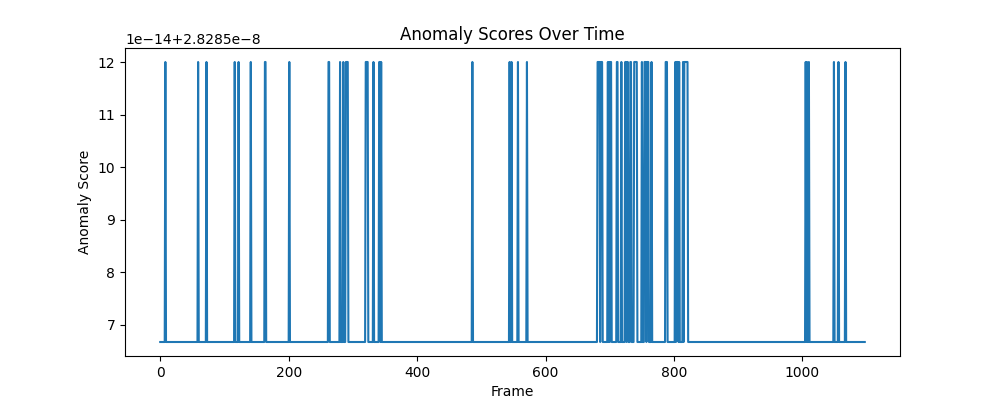
#> input picture Figure_1.png, 1000 x 400 px
$ python mk_video.py
#> lines starting #> are read from the running program, lines starting #| are printed output that depends on the picture
import cv2
import numpy as np
import matplotlib.pyplot as plt
from matplotlib.animation import FuncAnimation
import os
from PIL import Image

# 비디오 파일 경로와 그래프 이미지 경로 설정
video_path = 'test.avi'
graph_image_path = 'Figure_1.png'
output_video_path = 'output.mp4'

# 비디오 캡처 설정
cap = cv2.VideoCapture(video_path)
total_frames = int(cap.get(cv2.CAP_PROP_FRAME_COUNT))
fps = cap.get(cv2.CAP_PROP_FPS)
duration = total_frames / fps

# 그래프 이미지 로드
graph_img = Image.open(graph_image_path)
#> graph_img is the input picture: PIL image 1000x400 RGBA; mean R, G, B, A 229.8, 238.5, 244.6, 255
graph_img = np.array(graph_img)

# Matplotlib 설정
fig, (ax1, ax2) = plt.subplots(2, 1, figsize=(10, 8))

# 첫 번째 서브플롯에 비디오 프레임 표시
ax1.set_title('Video')
video_frame = ax1.imshow(np.zeros((480, 640, 3), dtype=np.uint8))

# 두 번째 서브플롯에 그래프 이미지 표시
ax2.set_title('Graph')
ax2.imshow(graph_img)
vertical_line = ax2.axvline(x=0, color='r', linestyle='--')

# 그래프 초기화 함수
def init_graph():
    vertical_line.set_xdata([0])
    return video_frame, vertical_line

# 임시 디렉토리 생성
temp_dir = 'temp_frames'
os.makedirs(temp_dir, exist_ok=True)

# 프레임 업데이트 함수
def update(frame):
    # 비디오 프레임 읽기
    ret, video_img = cap.read()
    if not ret:
        cap.set(cv2.CAP_PROP_POS_FRAMES, 0)
        ret, video_img = cap.read()

    # 비디오 프레임 업데이트
    video_frame.set_data(cv2.cvtColor(video_img, cv2.COLOR_BGR2RGB))

    # 그래프 업데이트 (세로선 이동)
    vertical_line.set_xdata([frame * (graph_img.shape[1] / total_frames)])

    # 현재 프레임 저장
    plt.savefig(os.path.join(temp_dir, f'frame_{frame:05d}.png'))

    return video_frame, vertical_line

# 애니메이션 생성
ani = FuncAnimation(fig, update, frames=total_frames, init_func=init_graph, blit=True, interval=1000/fps)

plt.tight_layout()
plt.show()
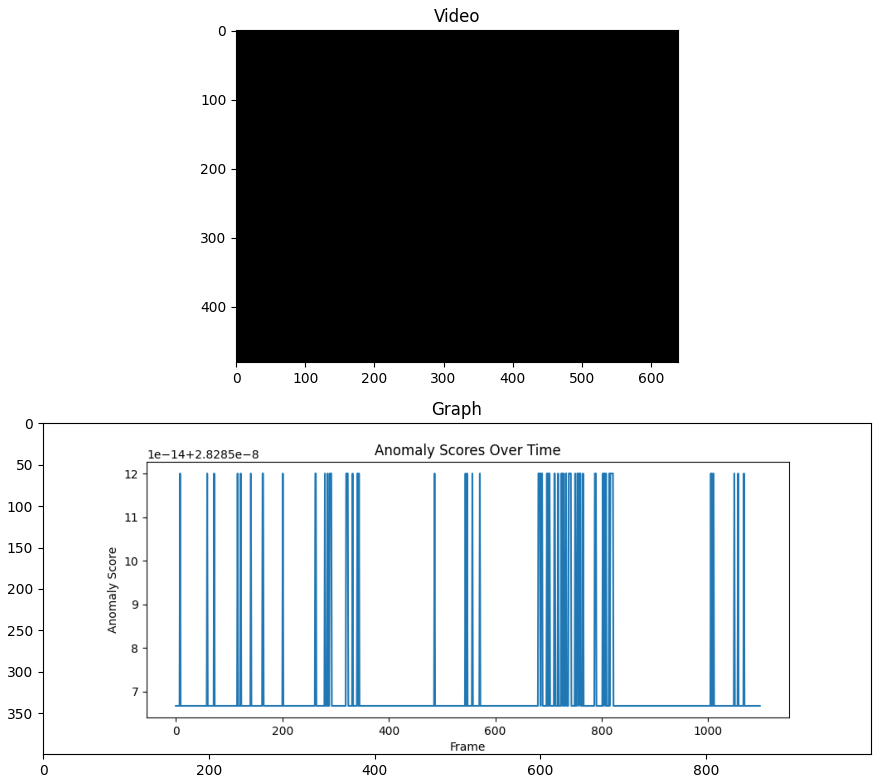
#> figure drawn by matplotlib, 2 panels

# 비디오 캡처 해제
cap.release()

# 프레임을 비디오로 저장
fourcc = cv2.VideoWriter_fourcc(*'mp4v')
#> (the run stopped early here; a loop or call above may not have finished)
